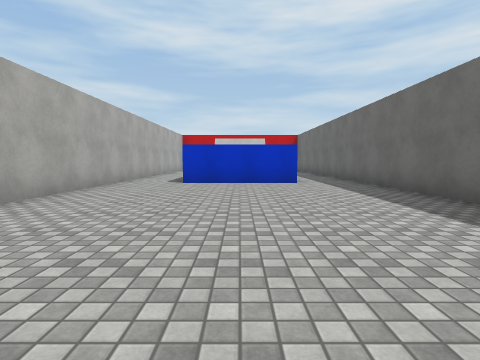
view 1 (above)

14 first-person views from a walk through a scene from a Unity 3-D project. The camera is 1.2 m above the floor, tilts 4° down and sees 80° across. The floor is counted in squares, 2 m on a side. Each view is taken from the middle of a square. On the plan, view 1 faces up. The plan holds only what a view shows up to about 9 squares ahead; the rest is blank. The place goes on beyond the plan. The player character is not drawn. Surface patterns are stand-ins for the level's own textures.

view 2
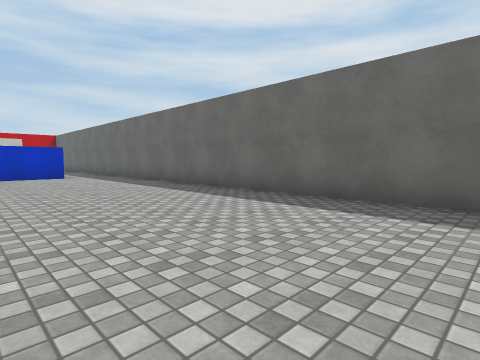

view 3
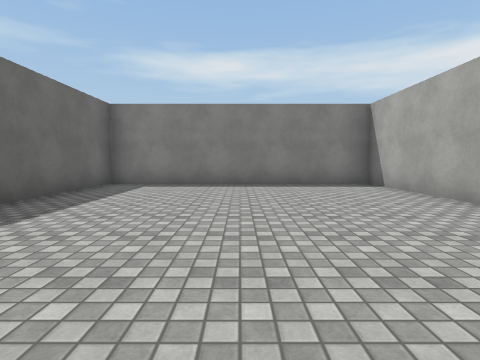

view 4
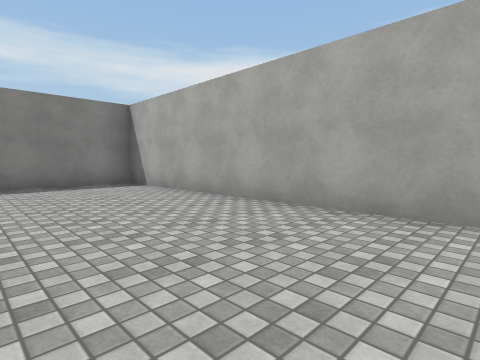

view 5
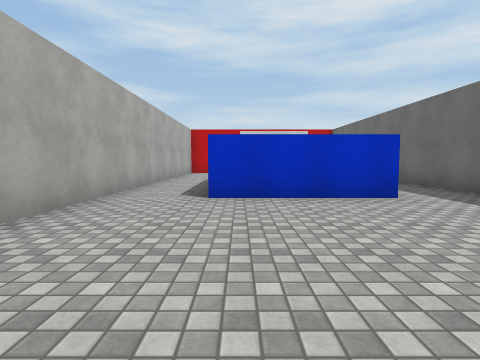

view 6
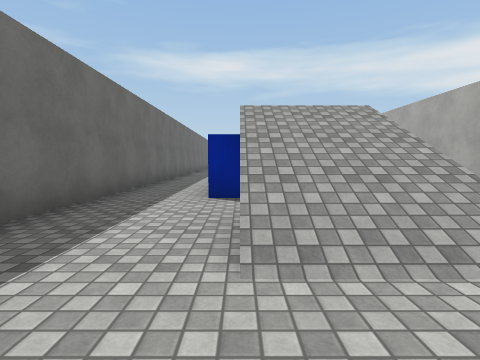

view 7
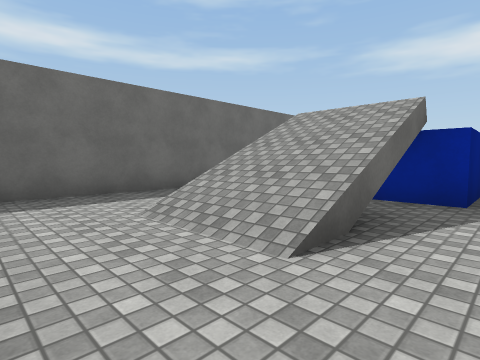

view 8
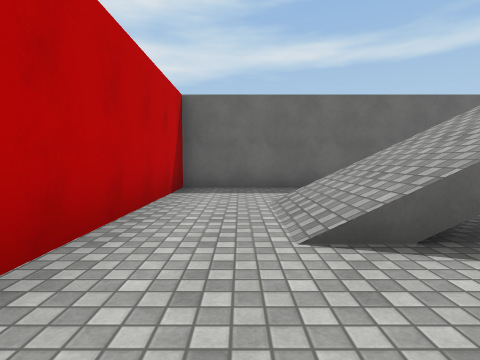

view 9
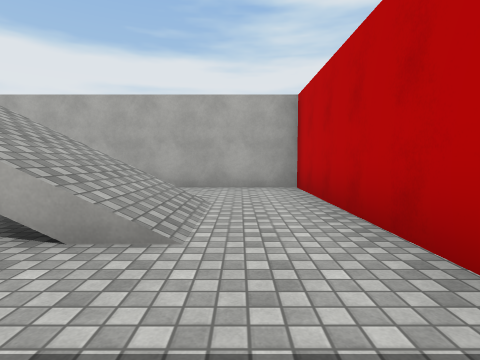

view 10
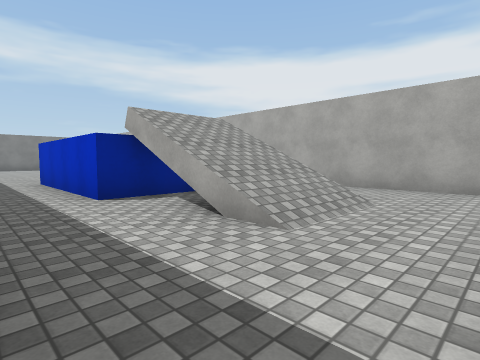

view 11
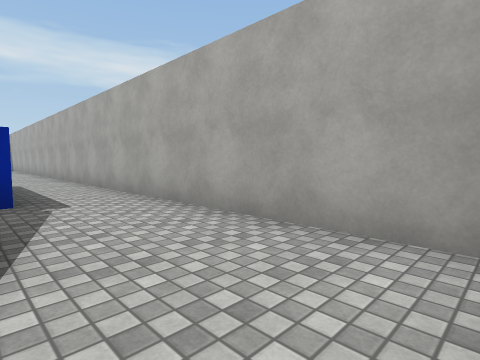

view 12
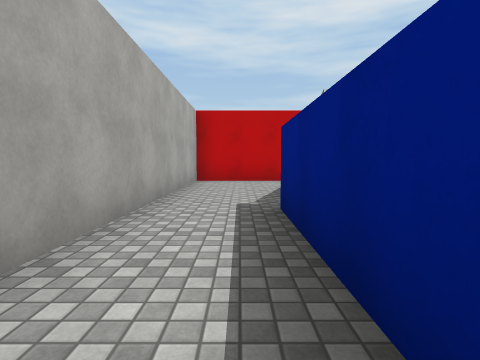

view 13
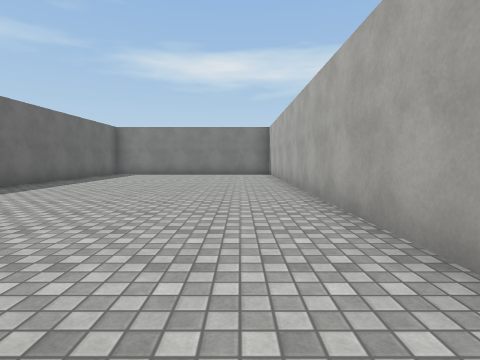

view 14
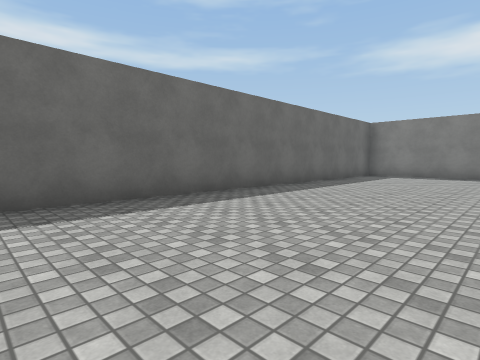

### Floor plan
Key: @ floor where view 1 was taken; # wall or solid block; . floor; / step, stairs or slope.
Columns run from 4 left of view 1 to 4 right of it. Each row starts with its distance up from view 1.
 17 #########
 16 #.......#
 15 #.......#
 14 #..///..#
 13 #..///..#
 12 #..///..#
 11 #..###..#
 10 #..###..#
  9 #..###..#
  8 #..###..#
  7 #.......#
  6 #.......#
  5 #.......#
  4 #.......#
  3 #.......#
  2 #.......#
  1 #.......#
  0 #...@...#
 -1 #.......#
 -2 #.......#
 -3 #.......#
 -4 #.......#
 -5 #########

Where each view was taken, in squares from view 1:
view 1: 0 up, 0 right, facing up
view 2: 3 down, 1 left, facing up-right
view 3: 3 up, 0 right, facing down
view 4: 3 up, 0 right, facing down-left
view 5: 3 up, 1 left, facing up
view 6: 16 up, 1 right, facing down
view 7: 16 up, 2 left, facing down-right
view 8: 15 up, 3 left, facing right
view 9: 15 up, 3 right, facing left
view 10: 16 up, 3 right, facing down-left
view 11: 16 up, 1 left, facing down-left
view 12: 8 up, 2 left, facing up
view 13: 8 up, 2 left, facing down
view 14: 7 up, 1 left, facing down-right
